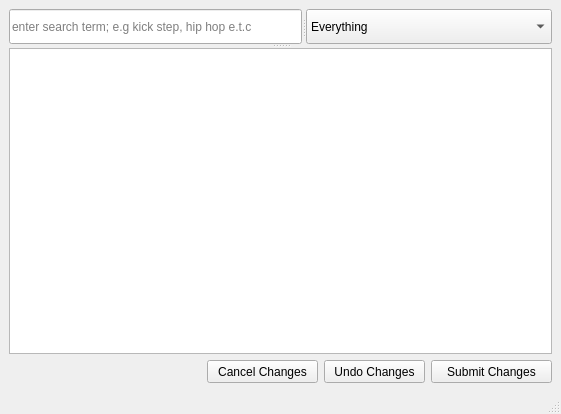
<?xml version="1.0" encoding="UTF-8"?>
<ui version="4.0">
    <class>ModifyDanceMove</class>
    <widget class="QMainWindow" name="ModifyDanceMove">
        <property name="geometry">
            <rect>
                <x>0</x>
                <y>0</y>
                <width>561</width>
                <height>414</height>
            </rect>
        </property>
        <property name="windowTitle">
            <string>Modify Dance Video</string>
        </property>
        <widget class="QWidget" name="centralwidget">
            <layout class="QVBoxLayout" name="verticalLayout">
                <item>
                    <widget class="QSplitter" name="splitter_3">
                        <property name="orientation">
                            <enum>Qt::Vertical</enum>
                        </property>
                        <widget class="QSplitter" name="splitter">
                            <property name="orientation">
                                <enum>Qt::Horizontal</enum>
                            </property>
                            <widget class="QLineEdit" name="search_lineEdit">
                                <property name="placeholderText">
                                    <string>enter search term; e.g kick step, hip hop e.t.c</string>
                                </property>
                            </widget>
                            <widget class="QComboBox" name="filter_comboBox">
                                <property name="sizePolicy">
                                    <sizepolicy hsizetype="Fixed" vsizetype="Fixed">
                                        <horstretch>0</horstretch>
                                        <verstretch>0</verstretch>
                                    </sizepolicy>
                                </property>
                                <item>
                                    <property name="text">
                                        <string>Everything</string>
                                    </property>
                                </item>
                                <item>
                                    <property name="text">
                                        <string>Name</string>
                                    </property>
                                </item>
                                <item>
                                    <property name="text">
                                        <string>Category</string>
                                    </property>
                                </item>
                                <item>
                                    <property name="text">
                                        <string>Tags</string>
                                    </property>
                                </item>
                                <item>
                                    <property name="text">
                                        <string>Description</string>
                                    </property>
                                </item>
                            </widget>
                        </widget>
                        <widget class="QTableView" name="moves_View">
                            <property name="showGrid">
                                <bool>false</bool>
                            </property>
                            <attribute name="verticalHeaderVisible">
                                <bool>false</bool>
                            </attribute>
                        </widget>
                    </widget>
                </item>
                <item>
                    <layout class="QHBoxLayout" name="horizontalLayout">
                        <item>
                            <spacer name="horizontalSpacer">
                                <property name="orientation">
                                    <enum>Qt::Horizontal</enum>
                                </property>
                                <property name="sizeHint" stdset="0">
                                    <size>
                                        <width>188</width>
                                        <height>20</height>
                                    </size>
                                </property>
                            </spacer>
                        </item>
                        <item>
                            <widget class="QPushButton" name="cancel_Button">
                                <property name="enabled">
                                    <bool>true</bool>
                                </property>
                                <property name="minimumSize">
                                    <size>
                                        <width>111</width>
                                        <height>23</height>
                                    </size>
                                </property>
                                <property name="text">
                                    <string>Cancel Changes</string>
                                </property>
                            </widget>
                        </item>
                        <item>
                            <widget class="QPushButton" name="undo_Button">
                                <property name="sizePolicy">
                                    <sizepolicy hsizetype="Fixed" vsizetype="Fixed">
                                        <horstretch>0</horstretch>
                                        <verstretch>0</verstretch>
                                    </sizepolicy>
                                </property>
                                <property name="minimumSize">
                                    <size>
                                        <width>101</width>
                                        <height>23</height>
                                    </size>
                                </property>
                                <property name="text">
                                    <string>Undo Changes</string>
                                </property>
                            </widget>
                        </item>
                        <item>
                            <widget class="QPushButton" name="submit_Button">
                                <property name="sizePolicy">
                                    <sizepolicy hsizetype="Fixed" vsizetype="Fixed">
                                        <horstretch>0</horstretch>
                                        <verstretch>0</verstretch>
                                    </sizepolicy>
                                </property>
                                <property name="minimumSize">
                                    <size>
                                        <width>121</width>
                                        <height>23</height>
                                    </size>
                                </property>
                                <property name="text">
                                    <string>Submit Changes</string>
                                </property>
                            </widget>
                        </item>
                    </layout>
                </item>
            </layout>
        </widget>
        <widget class="QMenuBar" name="menubar">
            <property name="geometry">
                <rect>
                    <x>0</x>
                    <y>0</y>
                    <width>561</width>
                    <height>21</height>
                </rect>
            </property>
        </widget>
        <widget class="QStatusBar" name="statusbar"/>
    </widget>
    <resources/>
    <connections/>
</ui>
